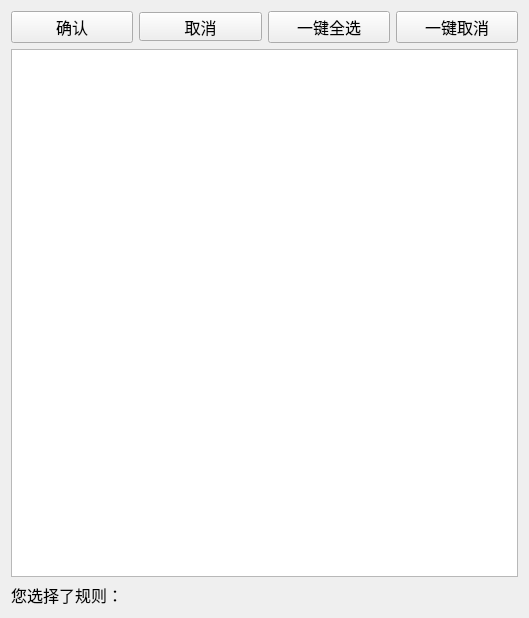
<?xml version="1.0" encoding="UTF-8"?>
<ui version="4.0">
 <class>Form</class>
 <widget class="QWidget" name="Form">
  <property name="geometry">
   <rect>
    <x>0</x>
    <y>0</y>
    <width>529</width>
    <height>618</height>
   </rect>
  </property>
  <property name="windowTitle">
   <string>配置规则</string>
  </property>
  <layout class="QGridLayout" name="gridLayout">
   <item row="0" column="3">
    <widget class="QPushButton" name="pushButton_4">
     <property name="font">
      <font>
       <family>微软雅黑 Light</family>
       <pointsize>12</pointsize>
      </font>
     </property>
     <property name="text">
      <string>一键取消</string>
     </property>
    </widget>
   </item>
   <item row="0" column="2">
    <widget class="QPushButton" name="pushButton_3">
     <property name="font">
      <font>
       <family>微软雅黑 Light</family>
       <pointsize>12</pointsize>
      </font>
     </property>
     <property name="text">
      <string>一键全选</string>
     </property>
    </widget>
   </item>
   <item row="0" column="0">
    <widget class="QPushButton" name="pushButton">
     <property name="font">
      <font>
       <family>微软雅黑 Light</family>
       <pointsize>12</pointsize>
      </font>
     </property>
     <property name="text">
      <string>确认</string>
     </property>
    </widget>
   </item>
   <item row="0" column="1">
    <widget class="QPushButton" name="pushButton_2">
     <property name="maximumSize">
      <size>
       <width>252</width>
       <height>29</height>
      </size>
     </property>
     <property name="font">
      <font>
       <family>微软雅黑 Light</family>
       <pointsize>12</pointsize>
      </font>
     </property>
     <property name="text">
      <string>取消</string>
     </property>
    </widget>
   </item>
   <item row="1" column="0" colspan="4">
    <widget class="QTableWidget" name="tableWidget"/>
   </item>
   <item row="2" column="0" colspan="2">
    <widget class="QLabel" name="label">
     <property name="font">
      <font>
       <family>微软雅黑 Light</family>
       <pointsize>12</pointsize>
      </font>
     </property>
     <property name="text">
      <string>您选择了规则：</string>
     </property>
    </widget>
   </item>
  </layout>
 </widget>
 <resources/>
 <connections/>
</ui>
